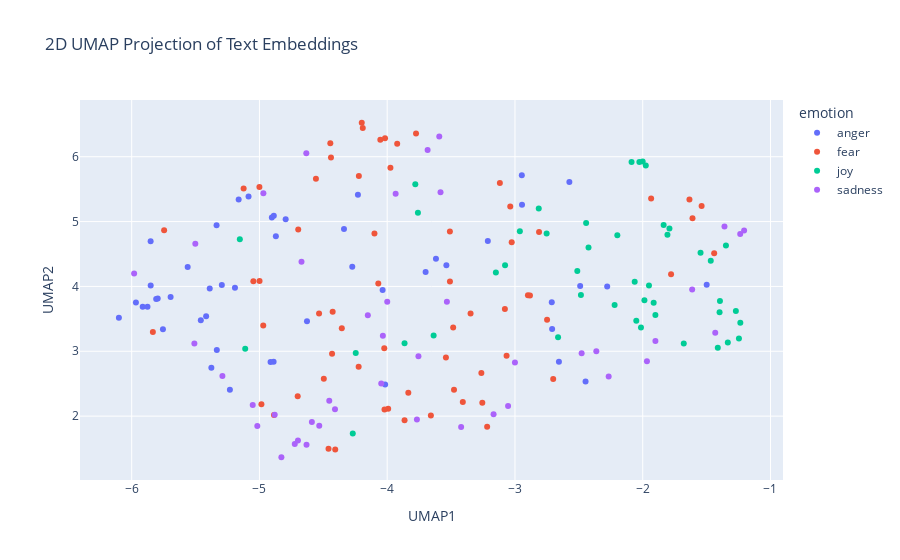

The notebook cell this image was saved under:
### Code cell
import pandas as pd
import numpy as np
import umap
import plotly.express as px

# Concatenate the training and test data
combined_df = pd.concat([train_df_new, test_df_new], ignore_index=True)

# Prepare the embeddings for UMAP
# Convert the list of embeddings into a 2D numpy array
X_embeddings = np.array(combined_df['embeddings_values'].tolist())

# Apply UMAP for dimensionality reduction
reducer = umap.UMAP(n_components=2, metric='cosine', random_state=28) 
embedding_2d = reducer.fit_transform(X_embeddings)

# Create a DataFrame for plotting
df_plot = pd.DataFrame(embedding_2d, columns=['UMAP1', 'UMAP2'])
df_plot['emotion'] = combined_df['emotion']
df_plot['intensity'] = combined_df['intensity']
df_plot['text'] = combined_df['text']


# Visualize the embeddings with Plotly
fig = px.scatter(
    df_plot,
    x='UMAP1',
    y='UMAP2',
    color='emotion',  # Color points by the 'emotion' column
    hover_data=['text', 'intensity'],  # Show text and intensity on hover
    title='2D UMAP Projection of Text Embeddings'
)

fig.show()

### Figure 1 — Plotly figure (JSON) as saved in the notebook; plotly's stock layout.template omitted (floating-point values rounded to 4 significant figures)
{"data": [{"customdata": [["Why a puerto Rican with Taino hair and a black nose gotta ruffle your targeted feathers?", 0.5], ["#Hudcomedy #AdamRowe  #insult Slutfaceshlongnugget", 0.521], ["The majority of people irritate the fuck out of me, cba with people ahahah", 0.862], ["A little nose irritation and a little more chills on my body. I'm so not into flu, into flu, into flu #FallSongs", 0.542], ["@kencurtin they might get Donal óg sure! They won't have him in cork as he's to fiery for dopey frank &amp; his cult", 0.458], ["I hate my lawn mower. If it had a soul, I'd condemn it to the fiery pits of Hell.", 0.833], ["@fireemblemlord it's the first expac since wrath that feels like a proper 'evolution' of the game for me", 0.542], ["Don't be bitter", 0.292], ["hitting your children as discipline because you're being quite a raging hypocrite if you're not.", 0.562], ["oh these old things on my face? nah they're not tears from school related anger and frustration nope never", 0.479], ["@m_warner21 Yikes. The wrath of Maddie...", 0.521], ["@mandyjohnson I'll be honest.. I hope that annoying Southern bint with the 'look at me' pout goes out this week! Selasi #FTW", 0.646], ["Lot 100 would give Ghandi road rage", 0.333], ["@WWE is the live event Brock vs Orton 2 this Saturday on the WWE Network? If not it needs to be! :) #wwe @RandyOrton @HeymanHustle ", 0.208], ["@notquitefrodo @dominictarason I remember TAs in the gamedev program said he had temper tantrums in class all the time lol", 0.354], ["@serendipity127_ @zombiecalorie @Angel_Eyes66 I'm sensing a theme here tho lol ", 0.271], ["@RobertTaitWHU against Chelsea anything is possible haha. I'm fuming about that bet 🙄🙄🙄🙄🙄🙄", 0.646], ["Worst juror ever? Michelle. You were Nicole's biggest threat.  #bb18", 0.562], ["Despite my sharing O'Neill's article, what saddens me about the Gazza case is there seems to be more fury about the sentence than the remark", 0.375], ["@JustinRow10 dude the new madden 17? Haha", 0.231], ["i was angry.", 0.667], ["@feistyarcher -trouble,' he feigned anger and gave her a look that told her to behave. He knew she wouldn't though, and that was one of -", 0.417], ["I need a 🍱sushi date🍙 @AnzalduaG 🍝an olive guarded date🧀 @lexiereid369 and a 👊🏼Rockys date🍕 ", 0.271], ["@1VoiceMatters @MichaelTPremo just got wind of #MenForChoice and it doesn't infuriate me. Just makes me sad for the generation.", 0.438], ["one of the main things im doing w/ 13c is filling in the void of my empty bitter heart by making everything how i wanted it to be growing up", 0.333], ["whenever I put 'I wanna be adored' on my brother alwayss sings 'I wanna be a dog' instead just to irritate me", 0.415], ["All this from a cigarette burning in Laura's hand, the angle of her chin, the purse of her lips.'(104) Gorgeous transition!@laurengrodstein", 0.312], ["@mjmralph then it's poor packaging my Amazon and the fulfilled seller should be furious as much as you 😕", 0.75], ["@JoeGoodmanJr. A solution. But the assumptions by media in articles and every other venue causes animosity to the conversation.", 0.354], ["630am meeting Olympic House #10golds24 .  #relentless #neverquit #believe #dreambig #TeamTTO #going4gold", 0.208], ["@DarkLuneFantasy wallah my blood is boiling I need to take a nap ugh", 0.817], ["Leave it on there, rule,nimber 1 of carpet cleaning!!!  #worsethananatomicbomb #accidentlyspillbeeronthecarpet", 0.521], ["@HillaryClinton Yeah U gotta make them HEEL. I know U need their votes so U have to wait. But when U LOSE-they're really in for your wrath !", 0.458], ["Worst juror ever? Michelle. You were Nicole's biggest threat. #bitter #bb18", 0.729], ["As usual disappointing #offense by @HoustonTexans ...#Texans", 0.458], ["I really really resent having to go to bed at a sensible hour, you guys. I WANT TO TALK TO MY PEOPLE.", 0.542], ["Bes! You don't just tell a true blooded hoopjunkie to switch a f*c@n' team that juz destroyed your own team. You juz don't! ", 0.729], ["@SkyUK what a joke!! Cut our internet off early 'by mistake' and then don't reinstate it when we no longer need an engineer 😡 #fuming", 0.646], ["Hate when guys cant control their anger 🙃🙃", 0.646], ["@reluctantnicko Don't ask, you don't get. Apologies if I've offended you. All due respect Alan, I think you've been fed duff info.", 0.427], ["Lol little things like that make me so angry x", 0.604], ["Kik to trade, have fun or a conversation  (kik: youraffair) #kik #kikme #messageme #textme #pics #trade #tradepics #dm #snap #bored", 0.167], ["Having a baby born too soon is #lifechanging 6 years on and it feels like only yesterday #sad #happy  #emotionalrollercoaster", 0.354], ["S/O to the girl that just hit my car...not only did she get lucky w/ no scratch but also from being spared the wrath of sleep deprived Kait🙃", 0.542], ["Sting is just too damn earnest for early morning listening. #sting", 0.446], ["Just seeing Alex revells face gets me angry", 0.583], ["@pbhushan1 @IndianExpress so in your opinion is this the worst delhi govt? #acrid  #hypocrisy", 0.526], ["My eyes have been dilated. I hate the world right now with the rage of a thousand fiery dragons. I need a drink.", 0.812]], "hovertemplate": "emotion=anger<br>UMAP1=%{x}<br>UMAP2=%{y}<br>text=%{customdata[0]}<br>intensity=%{customdata[1]}<extra></extra>", "legendgroup": "anger", "marker": {"color": "#636efa", "symbol": "circle"}, "mode": "markers", "name": "anger", "orientation": "v", "showlegend": true, "type": "scatter", "x": [-5.163, -5.336, -5.967, -5.231, -3.618, -6.1, -2.278, -4.889, -5.852, -5.417, -4.338, -4.903, -5.914, -2.946, -5.562, -2.49, -5.389, -4.795, -3.699, -2.945, -5.695, -4.273, -2.712, -4.036, -4.913, -5.876, -1.499, -5.294, -3.212, -2.447, -5.459, -4.016, -4.229, -4.888, -4.628, -5.334, -4.871, -5.192, -5.796, -3.537, -5.808, -2.574, -2.656, -2.709, -5.376, -5.851, -5.085, -5.755], "xaxis": "x", "y": [5.341, 4.942, 3.752, 2.406, 4.426, 3.517, 3.999, 2.84, 4.696, 3.539, 4.885, 5.064, 3.687, 5.714, 4.299, 4.005, 3.969, 5.037, 4.224, 5.258, 3.837, 4.303, 3.755, 3.945, 2.834, 3.686, 4.027, 4.023, 4.7, 2.533, 3.478, 2.489, 5.414, 5.091, 3.462, 3.019, 4.774, 3.981, 3.814, 4.328, 3.806, 5.608, 2.837, 3.345, 2.744, 4.014, 5.387, 3.34], "yaxis": "y"}, {"customdata": [["For the last 2 years the U.S. has been averaging about 4 terrorist attacks a month. Good debate topic. #Trump #Hillary #terror", 0.42], ["Georgia Tech's Secondary is as soft as a marshmallow. ", 0.125], ["3years today marks the anniversary of that horrid Westgate Attack in Nairobi. My heart out to all those of us who lost our family &amp; friends🕯", 0.521], ["I just deleted my save file trying to load it up. Now I have to start. All. Over. Again. I am going to freaking kill someone. Pray for me.", 0.82], ["Watched tna for the first time in a long time what the hell happened to the #hardyboys #impactonpop #wwe ", 0.292], ["I have another test tonight ", 0.438], ["@williamcontrol just preordered The Pale EP... Would have paid for the phone call... But I would have freaked out and not said anything #shy", 0.625], ["@Gibberman10 @ScottHoward42 any of y'all remember when MLB tried a futuristic jersey those were all ", 0.24], ["@alicemazzy he was more partisan on social issues a few years back; now he just concern trolls the center left as Chait does the far left", 0.354], ["@NFYFC @Wilkster_ hmm, don't know many yf  who are short on confidence! Wish I'd been one, ", 0.431], ["For the last 2 years the U.S. has been averaging about 4 terrorist attacks a month. Good debate topic. #Trump #Hillary ", 0.438], ["@MrsCassonC @15_jordyn WAS THERE A CLOWN IN YOUR NEIGHBORHOOD? #nightmare #creepy #EnoughIsEnough", 0.812], ["Ignored broken tooth for so long, now have abscess. Need dentist but #fear makes it hard for me to go..45 and still can't go to dentist", 0.896], ["@leeuwlion 'The furries are restless tonight'.", 0.438], ["Although this war will be under the guise of combating terrorism it will in fact be a war against poverty, ignorance and just stupidity.", 0.5], ["#BB18 Michelle crying  again #shocking #bitter He's  just not that into you 😢#TeamNicole", 0.521], ["First day of college feeling nervous", 0.865], ["@SusannahSpot I could pop round ", 0.25], ["@Tik115 Issue with that is, will the effort involved get back the amount I put into it? That's what I'm fearful of.", 0.708], ["@Morning_Joe @JoeNBC @mikebarnicle Trump says the refugee situation 'is not just about terrorism it's about quality of life.' Take note.", 0.542], ["a vote for #killary is like sticking a knife in a toaster  #MakeAmericaGreatAgain", 0.576], ["To com sede de milk shake", 0.312], ["Wishing i was rich so i didnt have to get up this morning #poor #sleepy #restless #sad #needsmoresleep", 0.469], ["Today has dragged on ", 0.375], ["We're very busy #coding a whole network manager for #unity3d based on #steamworks networking. #gamedev #indiedev #3amDeadTime #horror #game", 0.417], ["@ChickOfBeauty No!  By Y'all I mean rioting, fire starting, business burning, looting ASSHOLES!  That create  #BlackLivesmatter #terrorism", 0.663], ["I have a job interview with @BarclaysUK in Loughborough next month !!!", 0.354], ["@NativeApprops @SBShear @HuffingtonPost Shew. That was ", 0.188], ["@Avanquest i have unsubscribed 3 times from your spam emails still coming? STOP THE EMAILS #avanquest #software #terrible", 0.438], ["Ronaldo has been shocking. He's tried to do skill twice and he's nearly fallen over both times", 0.5], ["I polished my nails, but can't find the polish remover. It look like a 3yr old polished my nails lol ", 0.125], ["Thoroughly enjoying AHS tonight. #ahs  #americanhorrorstory", 0.146], ["#terror @sjdonghaev i love you", 0.292], ["Next month we'll be running overcoming #lowmood, overcoming #worry and improving #wellbeing courses in #Louth. Self refer on 0303 123 4000", 0.562], ["It's better to be wetter than it is to be dry' jesus christ Val don't be shy hen 😂😂 #GBBO", 0.271], ["@missmeliss465 @WellWeds @siggyflicker @whispernghope @mcrichard awe I feel so bad being naive ou is the worst", 0.688], ["@JaySekulow what can we do 2 get @realDonaldTrump 2 reveal his taxes? That is the immediate danger. But u will not answer me. ", 0.646], ["Tomorrow is going to be a challenge, I have to talk at a freshers fair to STRANGERS 😁and pick up my new flat keys ", 0.58], ["I've used Dey Know as my alarm clock song throughout college #RIPShawtyLo", 0.354], ["@Policy_Exchange A plus point, she won't have to queue for the loos. Any more plus points? Nope, can't think of any  #sexism", 0.438], ["@pixietangerine @hatersbackoff im so exited!! I am shaking so much 😍😍 and im so pround of Colleen and the fandom! Everyone is amazing 😍", 0.188], ["@CurtisJobling Yes indeed! We know masses of students would be so excited to see you! We need to get this sorted! ", 0.167], ["You sure have a lot to say about something that doesn't even concern you 😉", 0.44], ["@frecklybellamy the walking dead, mr robot, american horror story, merlin", 0.188], ["This maybe a new start but it will always be align with the end.  #forward", 0.375], ["@LonelyGoomba UK cops have an issue fearing intervention. Hence situations like Rotherham. So of course it'll be dwarfed by US cops.", 0.562], ["@OC_Transpo some weeks there are no problems but this week is unbelievable -- are you guys even running regular 12 buses?  #solate", 0.292], ["Show your new job you're not #afraid of new tasks. Take on a #project, be brave, make an #impression. #WorkTiveTruth", 0.229], ["@rsdeepsea @BreitbartNews If 3 people are in a country of 300 million - you are going to RUIN the whole country over 3 people? #fear", 0.75], ["It's 5:55am. I'm hungry but there is no food. #panic", 0.723], ["thank you for your concern, computer, but my last name isn't misspelled, it's just weird", 0.354], ["@All4 is the android app it designed to be buggy and work sporadically on a fire TV box? ", 0.25], ["it's horrible cos no one can relate,  everyone is happy and dandy in one way or another", 0.542], ["Came in to work today 1.5 hours late.1st thing I hear: 'Ma'am,the big boss has been waiting for you in his office.' #panic #hateBeingLate 😩😪", 0.896], ["@SAHARTHERAPPER I unfollowed without hesitation &lt;3", 0.229], ["@soozclifford Sure have... Sydney are too tough, too quick and their 'team' pressure is too much for the Cats to handle. Motlop/Cowan ", 0.356], ["@Evan_McMullin @TheBlazeRadio Classic SHITLIB bullshit. Create a horrible problem and then 'discuss' how to solve it. What a PIMP.", 0.438], ["The 2nd step to beating #anxiety or #depression is realising that it's not about waiting for ...., Take action yourself now.", 0.479], ["Bout ta get my @dontbreathe on up in here! @WarrenTheaters  #icantholdmybreaththatlong", 0.438], ["I know this is going to be one of those nights where it takes an Act of God to fall asleep. ", 0.771], ["@stephenfhayes Mustard gas = hostile work environment, not #terrorism; call #OSHA not #military", 0.708], ["If i start growing out my mustache now, I can be Pablo Escobar for Halloween!!!", 0.25], ["⊰ @FrameOfAnAngel ⊱ \\n\\n+ Of them. I'm here for answers, and if I scare her to death, there won't be answers for me. \\n\\nSo instead, I just +", 0.583], ["Whatt a trailerrrr !!! @karanjohar @AnushkaSharma #RanbirKapoor #AishwaryaRaiBachchan i am COMPLETELY BLOWN !!  #longingformore", 0.354]], "hovertemplate": "emotion=fear<br>UMAP1=%{x}<br>UMAP2=%{y}<br>text=%{customdata[0]}<br>intensity=%{customdata[1]}<extra></extra>", "legendgroup": "fear", "marker": {"color": "#EF553B", "symbol": "circle"}, "mode": "markers", "name": "fear", "orientation": "v", "showlegend": true, "type": "scatter", "x": [-4.054, -4.533, -3.774, -5.834, -3.118, -3.477, -3.54, -3.037, -3.509, -3.347, -3.922, -4.558, -3.864, -4.1, -5.746, -4.696, -3.658, -2.898, -3.255, -4.017, -4.222, -4.223, -4.701, -4.985, -1.634, -5.124, -3.263, -2.811, -5.048, -4.97, -3.835, -1.61, -4.199, -4.407, -3.484, -4.427, -3.975, -3.408, -4.432, -3.509, -1.778, -2.883, -2.749, -1.934, -2.701, -4.44, -4.355, -3.218, -4.445, -3.992, -3.079, -4.999, -4.886, -4.021, -4.07, -3.025, -5.0, -4.459, -1.539, -4.496, -4.191, -4.023, -3.066, -1.441], "xaxis": "x", "y": [6.261, 3.584, 6.36, 3.296, 5.595, 2.406, 2.905, 5.231, 4.848, 3.584, 6.202, 5.661, 1.935, 4.815, 4.868, 4.879, 2.011, 3.866, 2.206, 6.286, 5.703, 2.763, 2.306, 2.183, 5.341, 5.51, 2.667, 4.839, 4.081, 3.397, 2.36, 5.052, 6.524, 1.486, 3.367, 3.609, 5.83, 2.218, 2.96, 4.078, 4.187, 3.862, 3.485, 5.356, 2.573, 5.988, 3.355, 1.837, 6.208, 2.112, 3.653, 4.083, 2.019, 2.103, 4.047, 4.682, 5.535, 1.497, 5.24, 2.576, 6.443, 3.048, 2.932, 4.511], "yaxis": "y"}, {"customdata": [["What if.... the Metro LRT went over the Walterdale?!?! 😂 #yeg #levity", 0.5], ["I want the smoky clouds of laughter to swim about you forever more..", 0.58], ["Thinking about trying some comedy on youtube. Always been fond of it. Time to nut up. #laughter #comedy #maybeoneday #hopefullyfunny #LOL", 0.646], ["And by the way, Takeru's eyes sparkling while eating was like the cutest thing ever.", 0.688], ["Just popped a half bottle of 2014 @Bellawines #sparkling #gamaynoir from Westbank. Evenin', folks! \\n#bcwinechat", 0.62], ["hate overthinking e v e r y t h i n g like i jus' wanna be happy pls", 0.04], ["@u4uzoma Boss I see you as someone that is jovial and funny. Tho av not met u in person.", 0.5], ["@finkowska @PigletParker they happen. I expect your thumbs were all over the place in glee, interpreting my double negative.", 0.375], ["@Chr1sMcLaughlin he's brilliant, lost the joyous plot with us that year. Admits being a fan now after that.", 0.48], ["When you wake up from a dream laughing at something stupid, and that makes you laugh more #hilarious", 0.875], ["Val is far too cheery for my liking ✋🏻", 0.229], ["Watch this amazing live.ly broadcast by @hannah..mccloud  #musically", 0.5], ["Watch this amazing live.ly broadcast by @kaylaaa_sartorious  #musically", 0.521], ["Thank you disney themed episode for letting me discover how amazing the @BlackishWriters are! ", 0.729], ["Quote_Soup: Be happy not because everything is good, but because you can see the good side of everything. ", 0.479], ["Watch this amazing live.ly broadcast by @izzybuzy365  #musically", 0.667], ["@iamTinaDatta love you so much #smile 😊😊", 0.896], ["Vals always smiling I love it #gbbo", 0.84], ["Turns out 'it' wasn't even anything to be concerned about at all. Im happy and a bit frustrated it took so long to get this answer.", 0.135], ["@TheMandyMoore You are beyond wonderful.  Your singing prowess is phenomenal but damn... I'm just elated to watch you act again. #ThisIsUs 珞", 0.879], ["@buzzlightbeard2 If you don't love yourself... Honesty is the best policy #smile", 0.438], ["@DailyMailCeleb @KTHopkins Katie I love how you describe yourself as 'normal'. Really you're anything but! #hilarious #neverchange", 0.5], ["@adamrodricks I like your optimism!", 0.62], ["every time a new Anthony Weiner revelation breaks, Bill Clinton says a prayer of thanks that texting/DMing didn't exist in his heyday.", 0.375], ["@shwood @mpforstein OMD you 2 are cracking me up! Thanks for the follow Brian. I need some levity to balance the cynicism I share w/Michael😀", 0.84], [".@POTUS Obama describes his temperament as 'steady &amp; on the buoyant side.'", 0.22], ["Miami proficiency is like pleasing by what name miami beaches: pIkxb", 0.34], ["Had a great time at Skywalkers open gym tonight! Come our every Wednesday from 7-8 in Hillsboro and train with us! #opengym  #tumbling", 0.78], ["Use your smile to change the world. Don't let the world change your smile.' #quote #actorslife  #love #hardworkpaysoff #fun", 0.745], ["@ahtareen1 @ReginalAleman @krelifa @zamansj64 @AwiexaB Very pleasing ty!", 0.771], ["mustache_harbor: TiburonChamber plus a hearty pour of #yachtrock by #mustacheharbor !", 0.55], ["@RobRiggle @joelmchale @NFLonFOX I still can't get jimmy garoppolo out of my head and it's been almost 3 weeks. Thanks a lot! ", 0.5], ["Watch this amazing live.ly broadcast by @katyy.mae  #musically", 0.5], ["@melsey6 oh good girl hope she is cheerful", 0.417], ["The Quarterback' wrecks me every time.. #glee", 0.4], ["@AlbertBreer @jetswhispers Be sure and switch it over to cable news - cheery", 0.625], ["Sioux Valley wins home competitive #cheer invite with a score of 158. ...Dell Rapids second at 138", 0.583], ["Somebody who has braved the storm is brewing. #cheerful", 0.46], ["Google caffeine-an sprightly lengthening into the corridor re seo: WgJ", 0.2], ["@bruins_514 @gorddownie @thehipdotcom It would be #TragicallyHip if they can #help @TOYSFORASMILE make #hospitalized  #sick #kids #smile 😊✌❤", 0.519], ["incredible that anthony weiner has been caught chasing a busty milkmaid across a park at double speed while jaunty music plays", 0.38], ["@chencouture LMAO Is it that 'so slutty' hater girl? That video was hilarious. 😂", 0.7], ["@GigaFag @pipertownsend_ snapchat new would beg to differ ", 0.156], ["It feels good to get outside for a minute and get some fresh air.  It's hard to stay cooped up inside all day #breezy", 0.708], ["@NateBLoL no it was that clear American naturally flavored sparkling water", 0.312]], "hovertemplate": "emotion=joy<br>UMAP1=%{x}<br>UMAP2=%{y}<br>text=%{customdata[0]}<br>intensity=%{customdata[1]}<extra></extra>", "legendgroup": "joy", "marker": {"color": "#00cc96", "symbol": "circle"}, "mode": "markers", "name": "joy", "orientation": "v", "showlegend": true, "type": "scatter", "x": [-3.637, -1.236, -3.864, -1.951, -1.836, -4.27, -1.987, -3.149, -3.077, -4.246, -5.111, -2.026, -2.087, -1.547, -1.679, -2.0, -1.271, -1.398, -2.663, -1.467, -1.334, -1.395, -2.22, -3.78, -2.512, -2.05, -1.914, -1.806, -1.247, -2.063, -1.791, -2.814, -1.976, -2.014, -2.443, -2.752, -2.199, -1.901, -2.484, -1.412, -3.76, -5.153, -2.962, -1.349, -2.424], "xaxis": "x", "y": [3.244, 3.439, 3.124, 4.013, 4.948, 1.731, 3.786, 4.216, 4.327, 2.972, 3.041, 5.92, 5.92, 4.518, 3.12, 5.927, 3.619, 3.601, 3.217, 4.395, 3.136, 3.774, 3.714, 5.577, 4.237, 3.471, 3.748, 4.797, 3.197, 4.071, 4.895, 5.202, 5.866, 3.366, 4.978, 4.818, 4.788, 3.56, 3.867, 3.054, 5.135, 4.726, 4.85, 4.631, 4.6], "yaxis": "y"}, {"customdata": [["Just wish I was appreciated for all I do! When is it my turn to be taken care of!! I want a break!! #tired #lost", 0.75], ["Another grim &amp; compelling news report by @Nawalf on the blockade of aid to the starving in #Yemen #BBC #dosomethingpoliticans", 0.708], ["I added Paul Walker on Xbox but he just spends all of his time on the dashboard. #dark #humor #funny", 0.271], ["some people leave toilets in fucking grim states", 0.42], ["The weather sure matches the mood in this state today.. #gloomy", 0.792], ["Im kind of confused.  The one thing i do right now has a great future, but on the other hand so does the new thing .  #needhelp", 0.521], ["Had to give up on The Blue Guitar, couldn't stand main character. Sort of skim-read to the end which got grim and unsettling . . . 1/2", 0.583], ["@DaltonRapattoni sadly i have to go to bed now don't announce anything while i'm gone thank u i love you", 0.417], ["Cause fail or pass I refuse to be sober", 0.604], ["A pessimist sees the difficulty in every opportunity; an optimist sees the opportunity in every difficulty. \\n― Winston S. Churchill #quote", 0.238], ["Why is it that we rejoice at a birth and grieve at a funeral? It is because we are not the person involved. ― Mark Twain", 0.354], ["There's many things I don't care about, and many things I do that I don't speak on because it's such a heaviness even when released...", 0.625], ["@WriterlyTweets Supine on the piano—lips parted. #sixwordstory #amwriting #blues #singer", 0.312], ["The new lock sound is grim", 0.562], ["@MendipHillsAONB do we think the swallows and swifts have gone? Photo'd 3 nights ago, not seen since.  #Autumn", 0.354], ["@Fatumoriginal there's no sitcom better! If u can't laugh at Sheldon or Leonard then u are sober for real! No two ways about it", 0.396], ["People want me to go pine ridge, little wound or Oelrichs. Starting to think about transferring but I wanna stay at cloud. Decisions man.", 0.396], ["Depression sucks! #depression", 0.958], ["@HillaryClinton @TheDemocrats It's ok 2 be disgusted or dishearten with presidential race but don't let that stop u from voting IT MATTERS", 0.542], ["So when I try I fail... and when I don't try... I still fail... #confused and #lost", 0.917], ["@BluesfestByron second artist announcement looking good #bluesfest2017 #blues #Music #byronbay", 0.083], ["Be joyful in hope, patient in affliction, faithful in prayer. Romans 12:12", 0.216], [". @UNFCCC @uncclearn The problem is the time it has taken to do this means its going to be out of date already. #sadly", 0.445], ["Trying to think positive, and not let this situation discourage me ✨✨✨✨✨✨✨✨✨✨✨✨✨✨✨✨✨✨✨✨✨✨✨✨✨✨✨✨✨✨✨✨✨✨✨✨✨✨✨✨✨✨✨✨✨✨✨✨✨✨✨✨✨✨✨✨✨✨✨✨✨✨✨✨✨✨✨✨✨✨✨✨✨", 0.44], ["Has anyone noticed that @npr stories in recent days all paint positive accomplishments for Trump and challenges for Hillary? #surprised ", 0.333], ["Depression sucks! ", 0.875], ["Angry shouting match between a #pessimist &amp; an #optimist:\\n'You're a half empty-headed @%$!' \\n'You're half full of @%$!'", 0.542], ["Ill say it again. If I was a Black man Id be afraid to leave my house or have a moving violation.\\n\\n #TerranceCrutcher #truth ", 0.542], ["@Janet_Reid Wonderful post! Novelists shouldn't be discouraged by rejection, but they usually are because their work is so personal.", 0.438], ["The fact I haven't had to wear a bra for a week and knowing I'll have to start wearing one again after tomorrow is depressing 🙄🙄", 0.646], ["Patti seems so sad. She stamped and ran behind the sofa. We will have to give her plenty of love and affection...more than usual. ", 0.562], ["@JoyceCarolOates \\nBreath. You are trending despondent. Mrs Clinton will win. If you keep your gloves on, guard up, and punch like hell.", 0.417], ["It is a solemn thing, and no small scandal in the Kingdom, to see God’s children starving while seated at the Father’s table. -AW Tozer", 0.375], ["@cburt43 turn that frown upside down", 0.27], ["@pxrfectpeach it's got her little pout", 0.271], ["@StaceyDavidson_ You're a thief and a liberal mope, investigated by the financial services board for theft of govt retirement funds. THIEF", 0.667], ["@DxfyingGrxvity - frustration, looking up at Elphaba in a frown of aggravation. Her high pitched voice was growing more and more --", 0.479], ["aaahhhh! a little @OtisRedding to soothe the soul. #music #blues", 0.197], ["This world has some serious issues we should all go to therapy", 0.75], ["“Dyslexia is the affliction of a frozen genius.”― Stephen Richards", 0.333], ["Soooo badly want to dye my hair dark but have never been dark before soooo torn 😭😭😭", 0.5], ["Buddha doesn't possess enough power to deliver you from your affliction!", 0.542], ["A3: But chronic sadness may mean there are underlying issues than getting sad occassionally over a particular issue (2/2) #mhchat", 0.562]], "hovertemplate": "emotion=sadness<br>UMAP1=%{x}<br>UMAP2=%{y}<br>text=%{customdata[0]}<br>intensity=%{customdata[1]}<extra></extra>", "legendgroup": "sadness", "marker": {"color": "#ab63fa", "symbol": "circle"}, "mode": "markers", "name": "sadness", "orientation": "v", "showlegend": true, "type": "scatter", "x": [-4.532, -3.592, -4.034, -5.981, -5.053, -3.167, -5.29, -4.0, -4.047, -1.967, -2.363, -3.0, -1.237, -5.509, -3.533, -3.755, -3.054, -4.723, -3.934, -3.767, -1.206, -1.901, -4.152, -2.267, -3.684, -4.632, -5.502, -4.633, -2.478, -4.59, -4.88, -3.583, -4.454, -1.432, -1.613, -4.969, -4.671, -1.36, -5.017, -4.828, -3.421, -4.409, -4.699], "xaxis": "x", "y": [1.851, 6.314, 3.241, 4.2, 2.172, 2.028, 2.62, 3.765, 2.503, 2.848, 3.002, 2.826, 4.809, 3.119, 3.766, 2.925, 2.158, 1.569, 5.428, 1.948, 4.862, 3.158, 3.557, 2.61, 6.104, 1.557, 4.658, 6.054, 2.97, 1.908, 2.022, 5.451, 2.236, 3.287, 3.954, 5.435, 4.381, 4.924, 1.849, 1.366, 1.831, 2.107, 1.623], "yaxis": "y"}], "layout": {"legend": {"title": {"text": "emotion"}, "tracegroupgap": 0}, "title": {"text": "2D UMAP Projection of Text Embeddings"}, "xaxis": {"anchor": "y", "domain": [0, 1], "title": {"text": "UMAP1"}}, "yaxis": {"anchor": "x", "domain": [0, 1], "title": {"text": "UMAP2"}}}}
